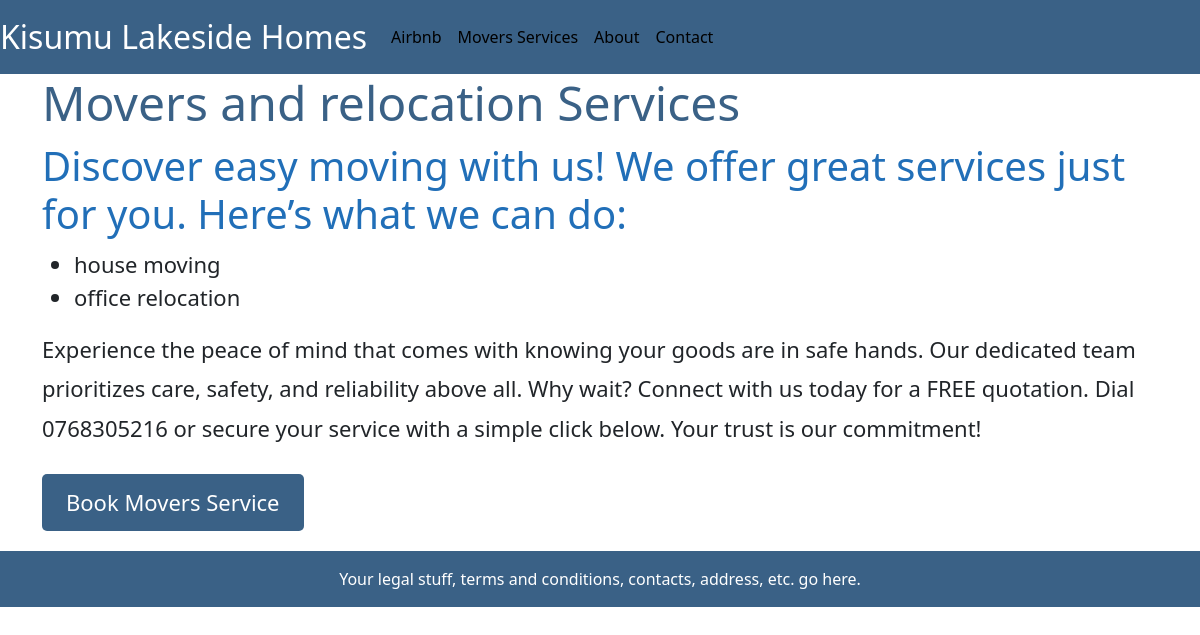
/movers_service/, run on an earlier commit of the app's database.
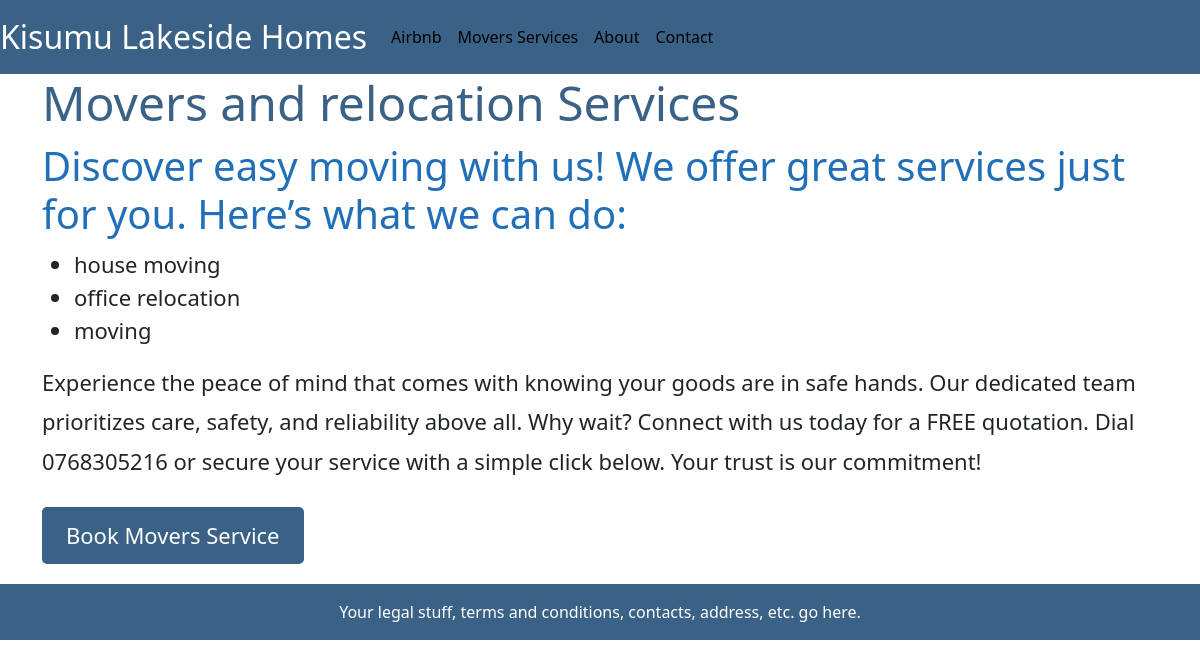
And on a later commit of the database.
### movers/models.py (models this page shows, shortened)
class Service(models.Model):
    name = models.CharField(max_length=50)
    available_areas = models.TextField(default='kisumu')

### movers/views.py (the view)
# urls.py: path('movers_service/', ServiceListView.as_view(), name= 'movers_service'),
class ServiceListView(ListView):
    model = Service
    template_name = 'movers_service.html'
    context_object_name = 'all_services_list'

### templates/movers_service.html
{% extends 'base.html' %}
{% load static %}
{% block content %}
<div style="margin-bottom: 20px;">
  <h1 style="font-size: 3em; margin-bottom: 10px; color: #3a6186;">Movers and relocation Services</h1>
  <h2 style="font-size: 2.5em; margin-bottom: 10px; color: #216fb8;">Discover easy moving with us! We offer great services just for you.
    Here’s what we can do:</h2>
    <ul>
        {% for service in all_services_list %}
          <li style="font-size: 22px;">{{ service.name }}</li>
        {% endfor %}
    </ul>
    <p style="line-height: 1.8; font-size: 22px;">Experience the peace of mind that comes with knowing your goods are in safe hands.
       Our dedicated team prioritizes care, safety, and reliability above all.
      Why wait? Connect with us today for a FREE quotation.
       Dial 0768305216 or secure your service with a simple click below. Your trust is our commitment!</p>
    <p><a style="display: inline-block; background-color: #3a6186; color: white; padding: 12px 24px; margin-top: 10px; border-radius:
    5px; text-decoration: none; transition: background-color 0.3s ease; font-size: 22px;" href="{% url 'movers_customer_form' %}">Book Movers Service</a></p>
</div>
{% endblock content %}

What changed in the data, as far as the page shows it:
added Service: name "moving"
